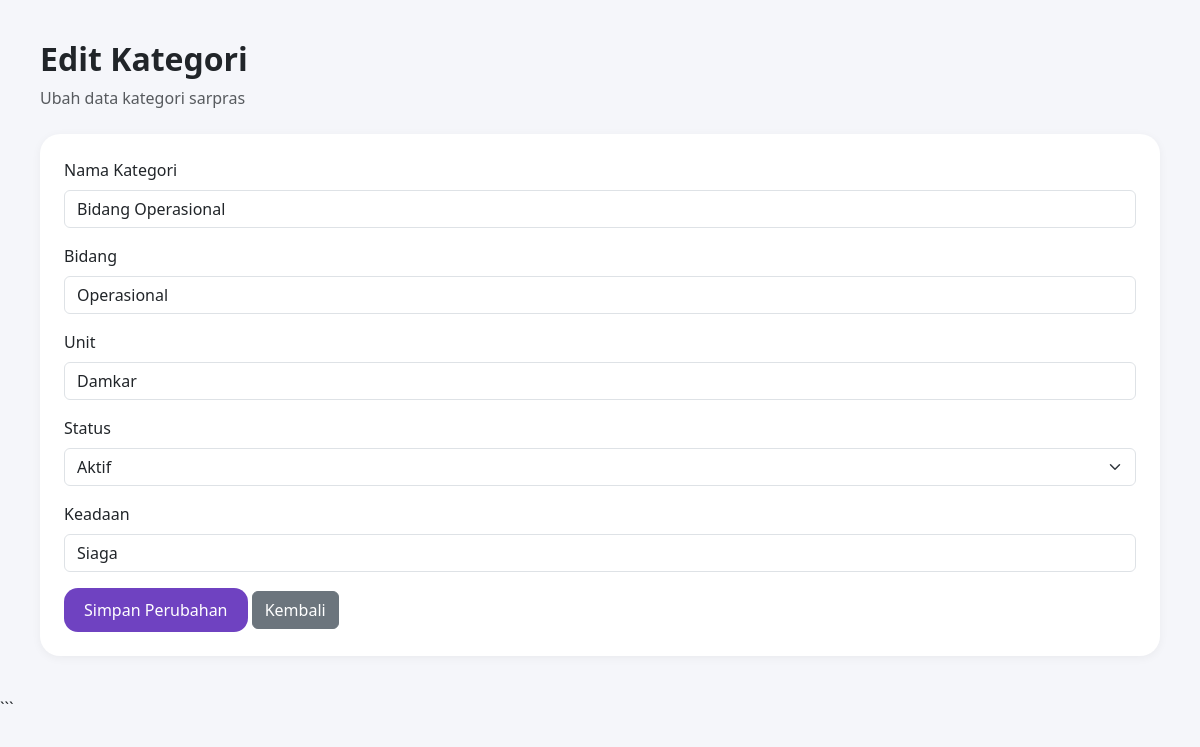
The page /pages/edit_kategori.php?id=1 on the database its author committed.
### tables this page shows
CREATE TABLE `kategori` (
  `id_kategori` int NOT NULL,
  `nama_kategori` varchar(100) NOT NULL,
  `bidang` varchar(100) NOT NULL,
  `unit` varchar(100) NOT NULL,
  `status` varchar(50) NOT NULL,
  `keadaan` varchar(50) NOT NULL
);

### pages/edit_kategori.php (the view, shortened to what this page needs)
<?php
include '../config/koneksi.php';
$id = $_GET['id'];
$query = mysqli_query($conn, "SELECT * FROM kategori WHERE id_kategori='$id'");
$data = mysqli_fetch_assoc($query);
?>
<!DOCTYPE html>
<html lang="id">
<head>
    <link href="https://cdn.jsdelivr.net/npm/bootstrap@5.3.3/dist/css/bootstrap.min.css" rel="stylesheet">
</head>
<body>
<div class="main">
    <div class="mb-4">
        <h2 class="fw-bold">Edit Kategori</h2>
        <p class="text-muted">Ubah data kategori sarpras</p>
    </div>
    <div class="card card-modern">
        <div class="card-body p-4">
            <form action="" method="POST">
                <div class="mb-3">
                    <label class="form-label">Nama Kategori</label>
                    <input type="text"
                           name="nama_kategori"
                           class="form-control"
                           value="<?= $data['nama_kategori']; ?>">
                </div>
                <div class="mb-3">
                    <label class="form-label">Bidang</label>
                    <input type="text"
                           name="bidang"
                           class="form-control"
                           value="<?= $data['bidang']; ?>">
                </div>
                <div class="mb-3">
                    <label class="form-label">Unit</label>
                    <input type="text"
                           name="unit"
                           class="form-control"
                           value="<?= $data['unit']; ?>">
                </div>
                <div class="mb-3">
                    <label class="form-label">Status</label>
                    <select name="status" class="form-select">
                        <option value="Aktif"
                        <?= ($data['status']=='Aktif') ? 'selected' : ''; ?>>
                            Aktif
                        </option>
                    </select>
                </div>
                <div class="mb-3">
                    <label class="form-label">Keadaan</label>
                    <input type="text"
                           name="keadaan"
                           class="form-control"
                           value="<?= $data['keadaan']; ?>">
                </div>
                <button type="submit"
                        name="update"
                        class="btn btn-purple">
                    Simpan Perubahan
                </button>
                <a href="master_kategori.php"
                   class="btn btn-secondary">
                    Kembali
                </a>
            </form>
        </div>
    </div>
</div>
</body>
</html>

### pages/edit_kategori.php (style rules this page uses)
body { background:#f5f6fa; font-family:Segoe UI; }
.main { padding:40px; }
.card-modern { border:none; border-radius:20px; box-shadow:0 2px 10px rgba(0,0,0,0.05); }
.btn-purple { background:#6f42c1; color:white; border:none; border-radius:14px; padding:10px 20px; }

### rows shown on the page
kategori: nama_kategori "Bidang Operasional", bidang "Operasional", unit "Damkar", status "Aktif", keadaan "Siaga"
